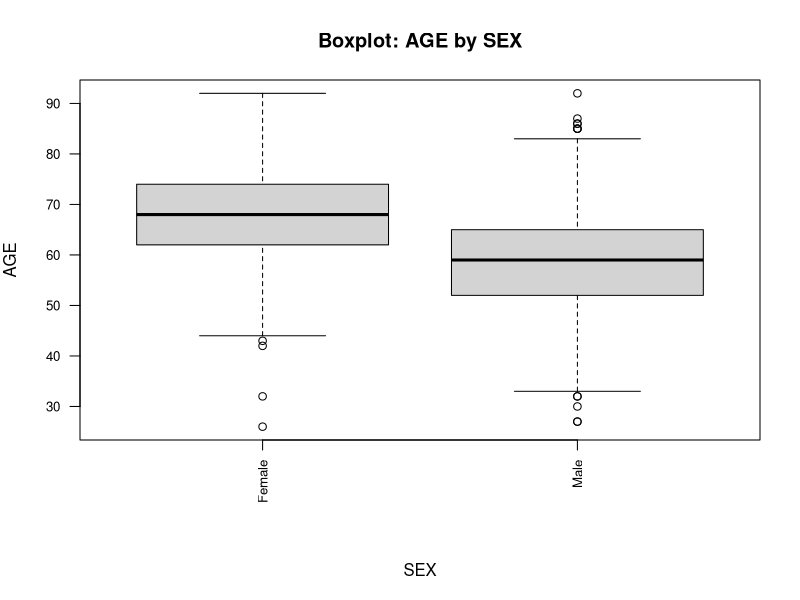
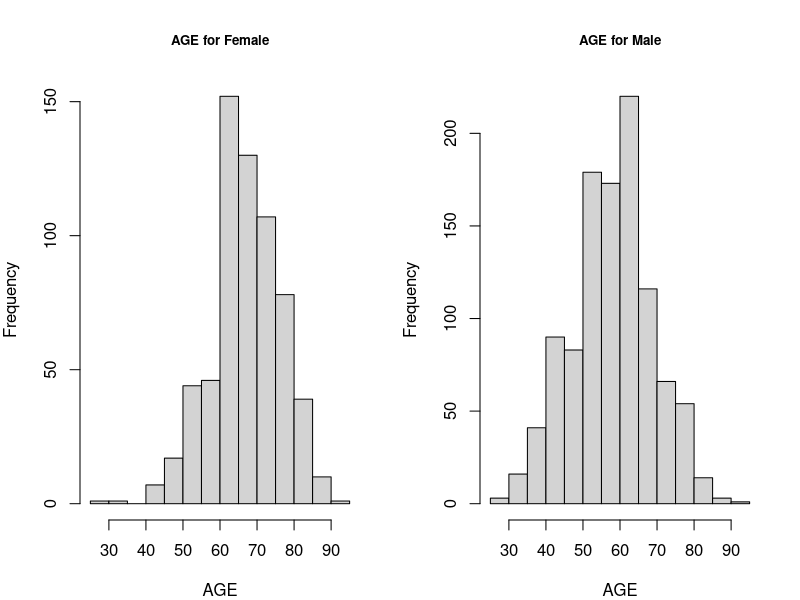
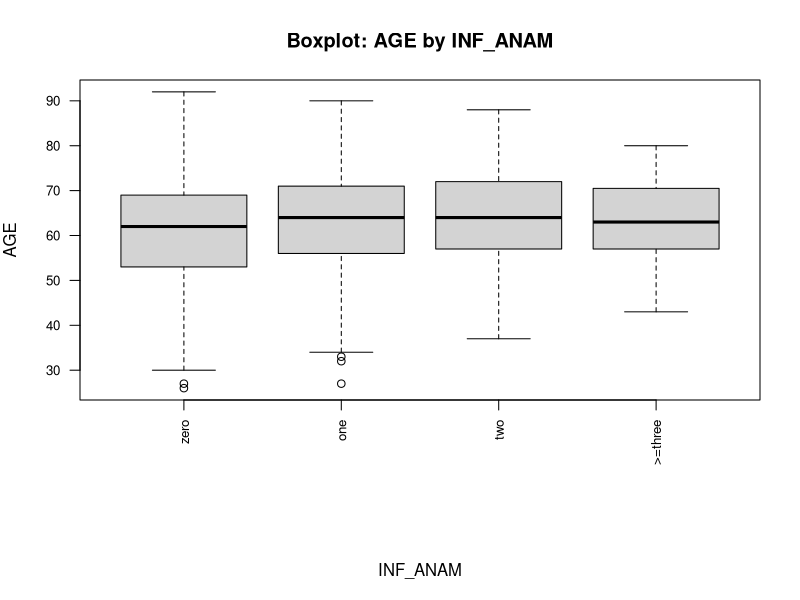
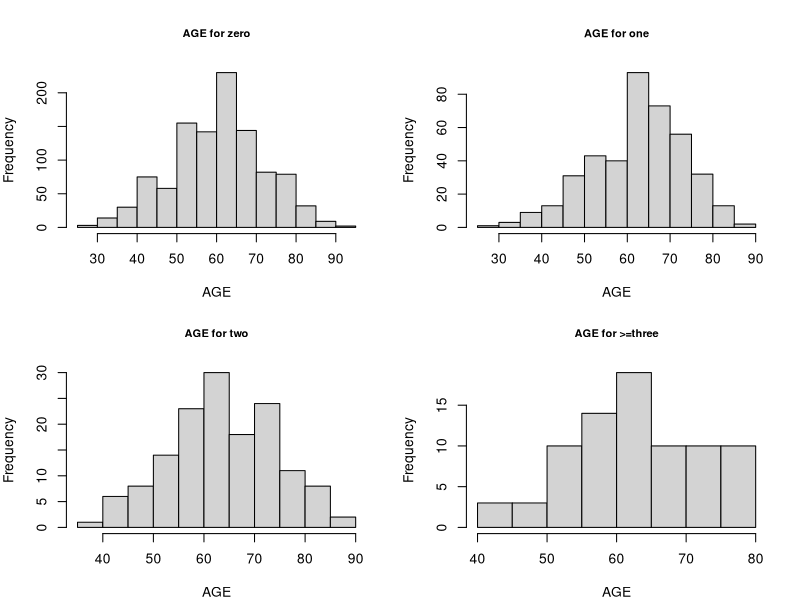
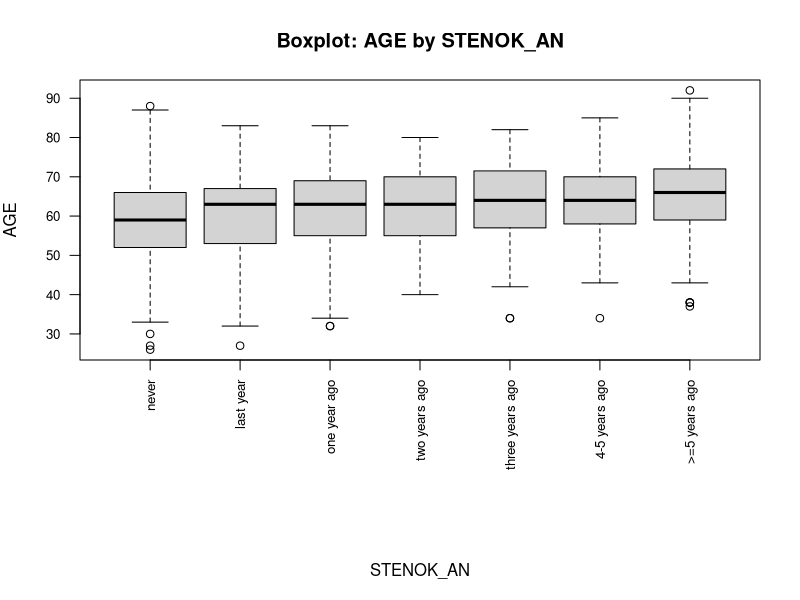
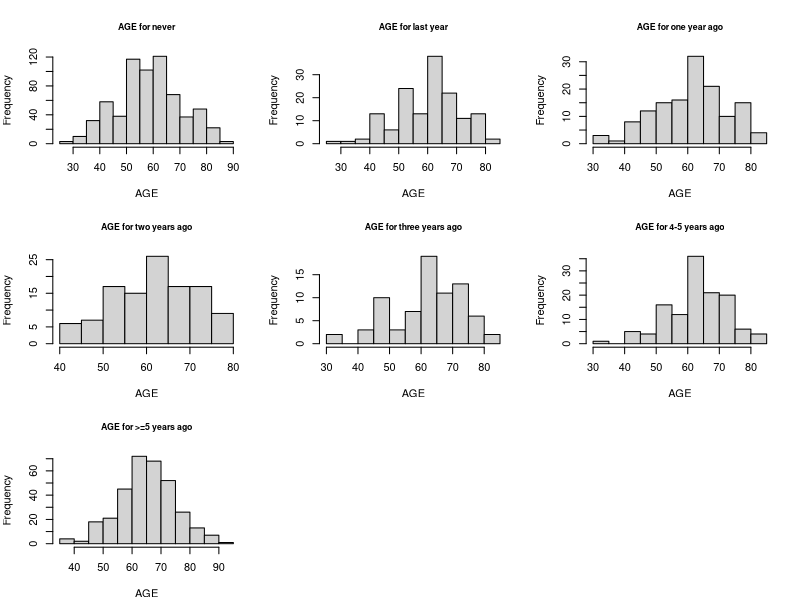
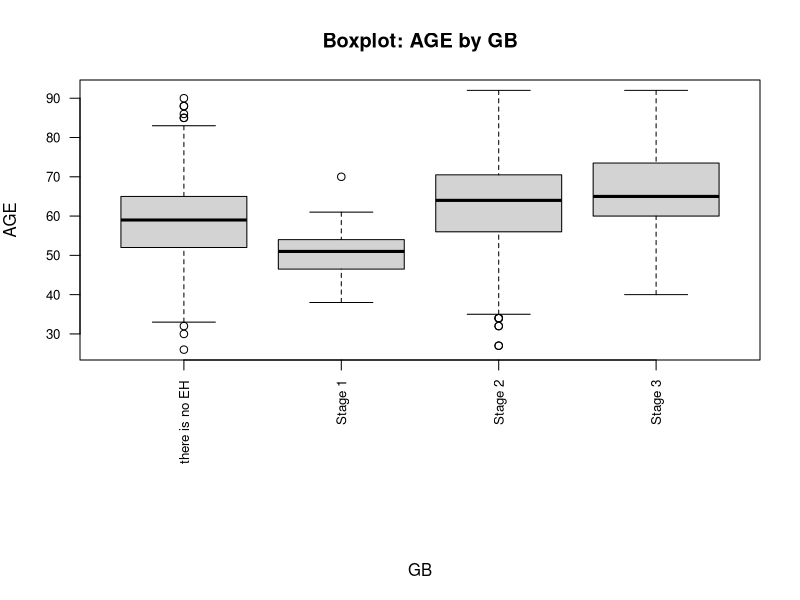
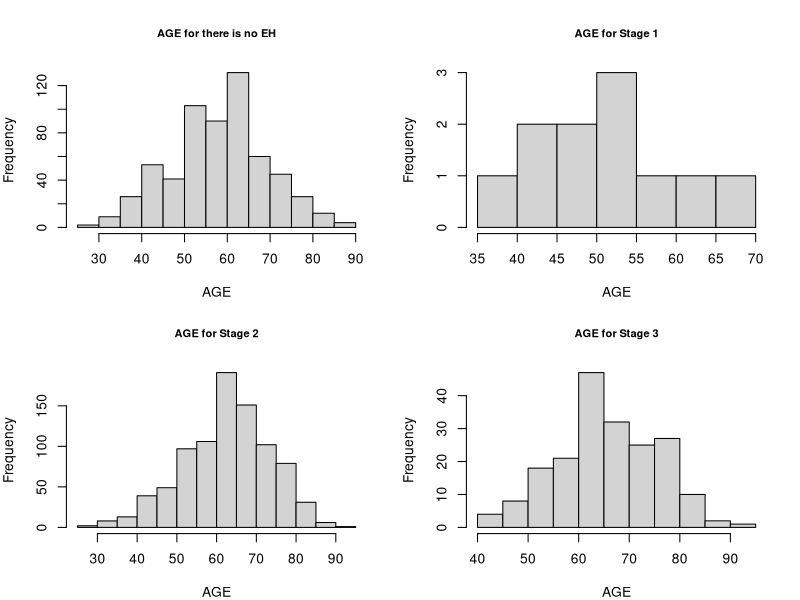

R code for these plots, in order:
## ---- chunk 1
knitr::opts_chunk$set(echo = TRUE)


# Ajustar la ruta al dataset
# setwd("C:/Users/AtoshiiPC/Desktop/UNI/7E QUADRI/MD/BBDD")
#setwd("Documents/UNI/MD/MD2526/")
dd <- read.csv("Filtered_dataset.csv", header = TRUE, sep = ",", stringsAsFactors = FALSE)

# Función para convertir a factor variables de texto con pocas modalidades
# auto_factorize <- function(df, max_levels = 30) {
#   for (nm in names(df)) {
#     col <- df[[nm]]
#     if (is.character(col)) {
#       uniq <- length(unique(col[!is.na(col)]))
#       if (uniq <= max_levels) df[[nm]] <- factor(col)
#     }
#     if (is.logical(col)) df[[nm]] <- factor(col, levels = c(FALSE, TRUE))
#   }
#   df
# }
# dd <- auto_factorize(dd)

# esto es para cambiar el tipo de las categoricas
    
    dd$SEX <- factor(dd$SEX, 
              levels= c(0,1), 
              labels = c("Female", "Male"))
    dd$INF_ANAM <- factor(dd$INF_ANAM, 
              levels= c(0,1,2,3), 
              labels = c("zero", "one", "two", ">=three"))
    dd$STENOK_AN <- factor(dd$STENOK_AN, 
              levels= c(0,1,2,3,4,5,6), 
              labels = c("never", "last year", "one year ago", 
                         "two years ago", "three years ago", "4-5 years ago", ">=5 years ago"))
    dd$LET_IS <- factor(dd$LET_IS,                      
              levels= c(0,1,2,3,4,5,6,7), 
              labels = c("unknown (alive)" ,"cardiogenic shock","pulmonary edema",
                         "myocardial rupture","progress of congestive HF",
                         "thromboembolism", "asystole", "ventricular fibrillation"))
    dd$GB <- factor(dd$GB,                      
              levels= c(0,1,2,3), 
              labels = c("there is no EH","Stage 1","Stage 2","Stage 3"))
    dd$SIM_GIPERT <- factor(dd$SIM_GIPERT,                      
              levels= c(0,1), 
              labels = c("no", "yes"))
    dd$ZSN_A <- factor(dd$ZSN_A,
              ordered = TRUE,                           # EN R NO SE PUEDE HACER ORDEN PARCIAL! ASÍ QUE LO DEJAMOS ASÍ
              levels= c(0,1,2,3,4), 
              labels = c("there is no CHF",
                         "I stage",
                         "IIÐ stage (HF due to R VSD)",
                         "IIÐ stage (HF due to L VSD)",
                         "IIB stage (HF due to L and R VSD)"))
    dd$endocr_01 <- factor(dd$endocr_01,                      
              levels= c(0,1), 
              labels = c("no", "yes"))

n <- nrow(dd)
K <- ncol(dd)
names(dd)

# Paquete opcional
#if (!requireNamespace("psych", quietly = TRUE)) {
  install.packages("psych", repos = "https://cloud.r-project.org/")
#}
#library(psych)

# Funciones auxiliares
is_numeric_var <- function(x) is.numeric(x) || is.integer(x)
is_categorical_var <- function(x) is.factor(x) || is.character(x) || is.logical(x)

# Lista de combinaciones de variables
vars <- names(dd)
combos <- combn(vars, 2, simplify = FALSE)
## ---- chunk 2
# Loop para análisis
for (pair in combos) {
  v1 <- pair[1]; v2 <- pair[2]
  x <- dd[[v1]]; y <- dd[[v2]]

  cat("\n##", v1, "vs", v2, "\n")

  if (is_numeric_var(x) && is_numeric_var(y)) {
    # NUMERIC vs NUMERIC
    old_par <- par(no.readonly = TRUE)
    par(mar = c(5, 4, 4, 2))
    
    plot(x, y, main = paste("Scatter:", v1, "vs", v2), 
         xlab = v1, ylab = v2)
    
    if (sum(!is.na(x) & !is.na(y)) > 2) {
      abline(lm(y ~ x), col="red", lwd=2)
      
      # Correlación adaptativa
      if (length(unique(x)) > 10 && length(unique(y)) > 10) {
        print(cor.test(x, y, method = "pearson"))
      } else {
        print(cor.test(x, y, method = "spearman"))
      }
    }
    
    par(old_par)

  } else if ((is_numeric_var(x) && is_categorical_var(y)) ||
           (is_categorical_var(x) && is_numeric_var(y))) {
  # NUMERIC vs CATEGORICAL
  if (is_numeric_var(x)) {
    num <- x; catvar <- factor(y)
    num_name <- v1; cat_name <- v2
  } else {
    num <- y; catvar <- factor(x)
    num_name <- v2; cat_name <- v1
  }
  old_par <- par(no.readonly = TRUE)
  
  max_label_length <- max(nchar(levels(catvar)))
  bottom_margin <- ifelse(max_label_length > 10, 12, 
                         ifelse(max_label_length > 6, 10, 8))
  
  par(mar = c(bottom_margin, 4, 4, 2))  # Margen inferior dinámico
  boxplot(num ~ catvar, 
          main = paste("Boxplot:", num_name, "by", cat_name),
          xlab = "",  # Eliminar label del eje X
          ylab = num_name,
          las = 2, cex.axis = 0.8)
  
  mtext(cat_name, side = 1, line = bottom_margin - 2)
  
  par(old_par)
    
    if (length(levels(catvar)) <= 10) {
      cats <- levels(catvar)
      old_par <- par(no.readonly = TRUE) 

      ncat <- length(cats)
      ncols <- ceiling(sqrt(ncat))
      nrows <- ceiling(ncat / ncols)

      par(mfrow = c(nrows, ncols), mar = c(4, 4, 4, 2))

      for (c in cats) {
        hist(num[catvar == c],
             main = paste(num_name, "for", c),
             xlab = num_name,
             cex.main = 0.8)
      }

      par(old_par)
    }
    
    #1print(psych::describeBy(num, group = catvar, mat = TRUE))

  } else if (is_categorical_var(x) && is_categorical_var(y)) {
    # CATEGORICAL vs CATEGORICAL
    ttab <- table(x, y, useNA = "ifany")
    
    old_par <- par(no.readonly = TRUE) 
    par(mar = c(10, 4, 4, 2)) 
    
    barplot(ttab, las = 2, cex.names = 0.7, beside = TRUE, 
            legend.text = TRUE, 
            main = paste("Barplot:", v1, "vs", v2))    
    
    par(old_par)
    
    print(ttab)
    if (all(dim(ttab) > 1)) {
      print(chisq.test(ttab))
    }
  }
}
